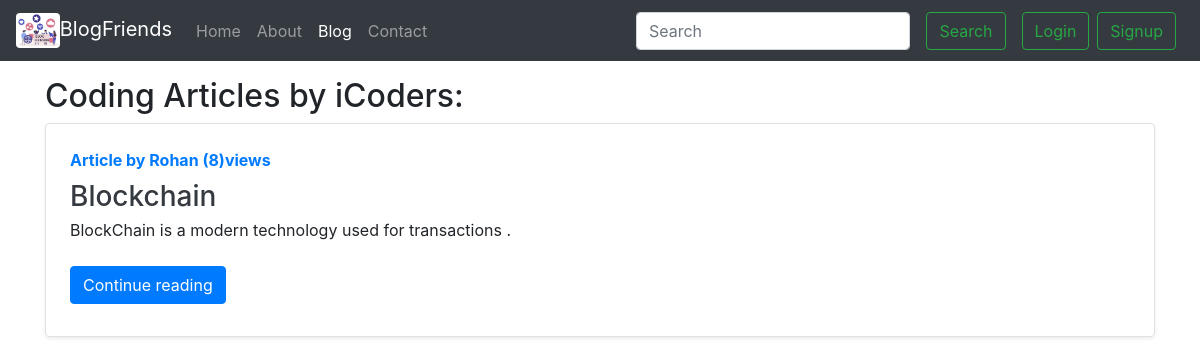
Screenshot of /blog/ with the database file from the repository.
### blog/models.py (models this page shows, shortened)
class Post(models.Model):
    sno = models.AutoField(primary_key=True)
    title = models.CharField(max_length=255)
    content = RichTextField()
    author = models.CharField(max_length=13)
    views = models.IntegerField(default=0)
    timestamp = models.DateTimeField(blank=True)
    slug = models.CharField(max_length=130)

### blog/views.py (the view)
# urls.py: path('', views.blogHome, name='blogHome'),
def blogHome(request):
    allPosts = Post.objects.all()
    context = {
        'allposts': allPosts
        }
    return render(request,'blog/blogHome.html', context)

### templates/blog/blogHome.html (shortened to what this page needs)
{% extends 'base.html' %}
 {% block blogactive %}
  active
 {% endblock blogactive %}
 {% block body %}
<div class="container my-3">
    <h2>Coding Articles by iCoders:</h2>
    {% for post in allposts %}
    <div class="row no-gutters border rounded overflow-hidden flex-md-row mb-4 shadow-sm h-md-250 position-relative">
        <div class="col p-4 d-flex flex-column position-static">
            <strong class="d-inline-block mb-2 text-primary">Article by {{post.author}} ({{ post.views }})views</strong>
            <h3 class="mb-0"><a class="text-dark" href="/blog/{{post.slug}}">{{post.title}}</a></h3>
            <p class="card-text mb-auto"><div class="preview">{{post.content|safe| truncatechars:500}}.</div></p>
            <div class="my-2">
                <a class="btn btn-primary" href="/blog/{{post.slug}}" role="button">Continue reading</a>
            </div>
        </div>
    </div>
    {% endfor %}
</div>
{% endblock body %}

### rows the page displays
Post: author "Rohan", views "8", title "Blockchain"
